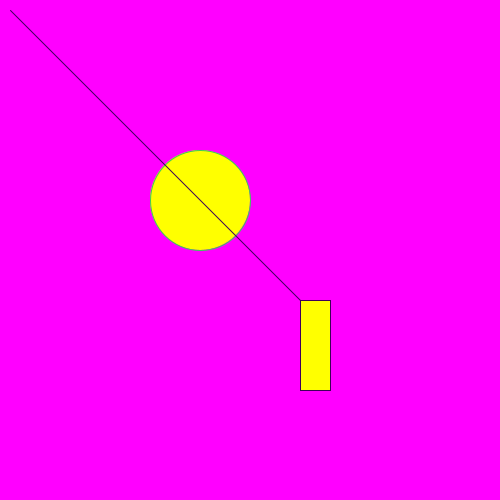
Frame 1 (no input)
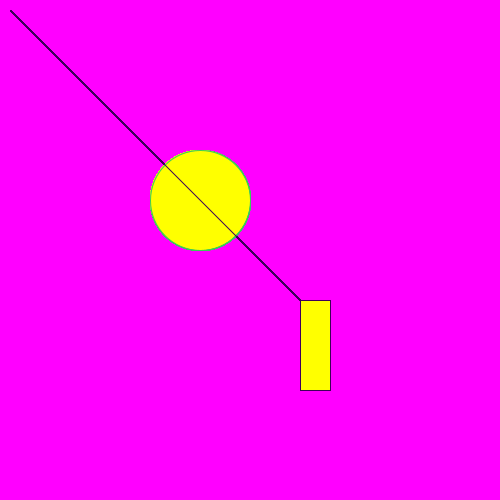
Frame 60 (the mouse pressed at the canvas centre just before this capture)
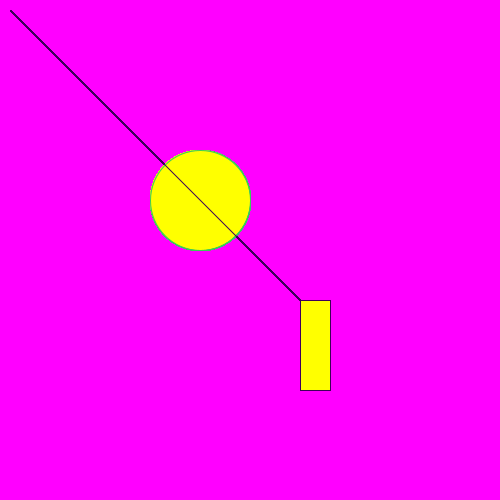
Frame 120 (the mouse held since frame 60 and released just before this capture)

The Processing sketch that drew these frames (run headless with seeded random() and noise(); from frame 60 on, the mouse is pressed at the canvas centre):

// Processing sketch: intro
// ── intro.pde

// This is how you do comments in Processing
// The setup method gets called once at the start of the sketch
void setup()
{
  size(500, 500);
  background(255, 0, 255);
}

// The draw method gets called 60 times per second
void draw()
{
  stroke(60, 200, 90);
  fill(255, 255, 0);
  ellipse(200, 200, 100, 100);
  stroke(60, 0, 90);
  line(10, 10, 300, 300);
  fill(255, 255, 0);
  rect(300, 300, 30, 90);
   
}
